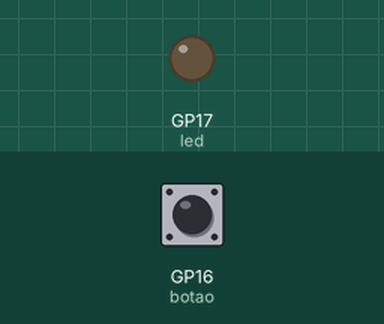
The program below on a simulated Raspberry Pi Pico running MicroPython. Shown: output pins drawn as LEDs (lit = HIGH). The inputs (shaded band) are chosen by the test bench; at power-on: GP16 (botao) LOW.

Above: at 1.2 s.
1.3 s: GP16 (botao) pulled HIGH for 0.15 s
At 3.9 s:
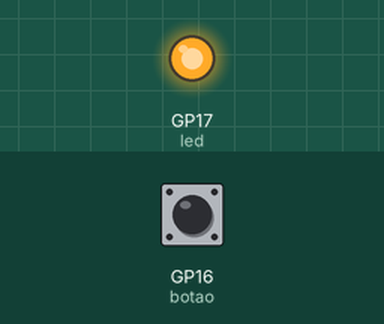
4.3 s: GP16 (botao) pulled HIGH for 1 s
At 5.06 s:
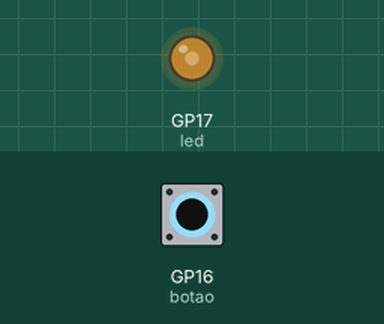
Timing chart, 0 to 7.3 s (numbered marks = the images above; inputs shaded):
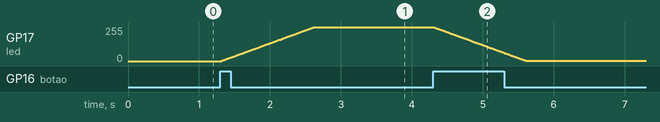

The program:

transi__o_suave.py
```python
from machine import Pin, PWM
from utime import sleep

botao = Pin(16, Pin.IN, Pin.PULL_DOWN)

led = PWM(Pin(17))
led.freq(1000)

estado_led = False
ultimo_estado = 0

while True:

    estado_atual = botao.value()


    if estado_atual == 1 and ultimo_estado == 0:

        if estado_led == False:

            for i in range(0, 65535, 500):
                led.duty_u16(i)
                sleep(0.01)
            estado_led = True

        else:

            for i in range(65535, 0, -500):
                led.duty_u16(i)
                sleep(0.01)
            estado_led = False

        sleep(0.2)

    ultimo_estado = estado_atual
    sleep(0.01)
```

Measured:
- after the input at 1.3 s, GP17 (led): moves from 0/255 to 255/255 over 1.3 s, starting at once
- after the input at 4.3 s, GP17 (led): moves from 255/255 to 1/255 over 1.3 s, starting at once
